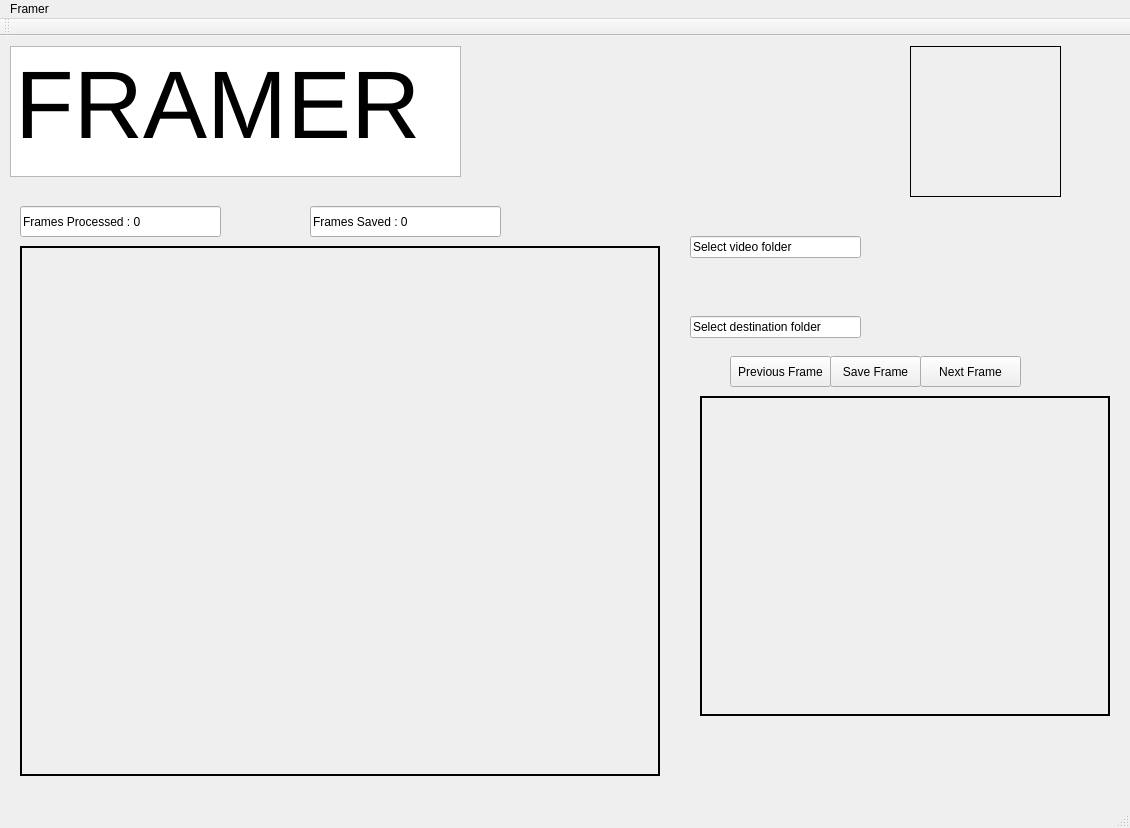
<?xml version="1.0" encoding="UTF-8"?>
<ui version="4.0">
 <class>Framer</class>
 <widget class="QMainWindow" name="Framer">
  <property name="geometry">
   <rect>
    <x>0</x>
    <y>0</y>
    <width>1130</width>
    <height>828</height>
   </rect>
  </property>
  <property name="windowTitle">
   <string>Framer</string>
  </property>
  <property name="styleSheet">
   <string notr="true"/>
  </property>
  <widget class="QWidget" name="centralWidget">
   <widget class="QPushButton" name="save_frame">
    <property name="geometry">
     <rect>
      <x>830</x>
      <y>320</y>
      <width>91</width>
      <height>31</height>
     </rect>
    </property>
    <property name="text">
     <string>Save Frame</string>
    </property>
   </widget>
   <widget class="QPushButton" name="next_frame">
    <property name="geometry">
     <rect>
      <x>920</x>
      <y>320</y>
      <width>101</width>
      <height>31</height>
     </rect>
    </property>
    <property name="text">
     <string>Next Frame</string>
    </property>
   </widget>
   <widget class="QLineEdit" name="frame_proc">
    <property name="geometry">
     <rect>
      <x>20</x>
      <y>170</y>
      <width>201</width>
      <height>31</height>
     </rect>
    </property>
    <property name="text">
     <string>Frames Processed : 0</string>
    </property>
   </widget>
   <widget class="QPushButton" name="prev_frame">
    <property name="geometry">
     <rect>
      <x>730</x>
      <y>320</y>
      <width>101</width>
      <height>31</height>
     </rect>
    </property>
    <property name="text">
     <string>Previous Frame</string>
    </property>
   </widget>
   <widget class="QLineEdit" name="lineEdit_2">
    <property name="geometry">
     <rect>
      <x>690</x>
      <y>200</y>
      <width>171</width>
      <height>22</height>
     </rect>
    </property>
    <property name="text">
     <string>Select video folder</string>
    </property>
   </widget>
   <widget class="QLineEdit" name="lineEdit_3">
    <property name="geometry">
     <rect>
      <x>690</x>
      <y>280</y>
      <width>171</width>
      <height>22</height>
     </rect>
    </property>
    <property name="text">
     <string>Select destination folder</string>
    </property>
   </widget>
   <widget class="QTextEdit" name="textEdit">
    <property name="geometry">
     <rect>
      <x>10</x>
      <y>10</y>
      <width>451</width>
      <height>131</height>
     </rect>
    </property>
    <property name="html">
     <string>&lt;!DOCTYPE HTML PUBLIC &quot;-//W3C//DTD HTML 4.0//EN&quot; &quot;http://www.w3.org/TR/REC-html40/strict.dtd&quot;&gt;
&lt;html&gt;&lt;head&gt;&lt;meta name=&quot;qrichtext&quot; content=&quot;1&quot; /&gt;&lt;style type=&quot;text/css&quot;&gt;
p, li { white-space: pre-wrap; }
&lt;/style&gt;&lt;/head&gt;&lt;body style=&quot; font-family:'Ubuntu'; font-size:11pt; font-weight:400; font-style:normal;&quot;&gt;
&lt;p style=&quot; margin-top:0px; margin-bottom:0px; margin-left:0px; margin-right:0px; -qt-block-indent:0; text-indent:0px;&quot;&gt;&lt;span style=&quot; font-family:'Sans Serif'; font-size:72pt;&quot;&gt;FRAMER&lt;/span&gt;&lt;/p&gt;&lt;/body&gt;&lt;/html&gt;</string>
    </property>
   </widget>
   <widget class="QLabel" name="image_viewer">
    <property name="enabled">
     <bool>true</bool>
    </property>
    <property name="geometry">
     <rect>
      <x>20</x>
      <y>210</y>
      <width>640</width>
      <height>530</height>
     </rect>
    </property>
    <property name="minimumSize">
     <size>
      <width>640</width>
      <height>530</height>
     </size>
    </property>
    <property name="maximumSize">
     <size>
      <width>640</width>
      <height>530</height>
     </size>
    </property>
    <property name="frameShape">
     <enum>QFrame::WinPanel</enum>
    </property>
    <property name="text">
     <string/>
    </property>
   </widget>
   <widget class="QLabel" name="logo_label">
    <property name="geometry">
     <rect>
      <x>910</x>
      <y>10</y>
      <width>151</width>
      <height>151</height>
     </rect>
    </property>
    <property name="frameShape">
     <enum>QFrame::Box</enum>
    </property>
    <property name="text">
     <string/>
    </property>
   </widget>
   <widget class="QLabel" name="prev_image">
    <property name="geometry">
     <rect>
      <x>700</x>
      <y>360</y>
      <width>410</width>
      <height>320</height>
     </rect>
    </property>
    <property name="minimumSize">
     <size>
      <width>410</width>
      <height>320</height>
     </size>
    </property>
    <property name="maximumSize">
     <size>
      <width>410</width>
      <height>320</height>
     </size>
    </property>
    <property name="frameShape">
     <enum>QFrame::WinPanel</enum>
    </property>
    <property name="text">
     <string/>
    </property>
   </widget>
   <widget class="QLineEdit" name="frame_save">
    <property name="geometry">
     <rect>
      <x>310</x>
      <y>170</y>
      <width>191</width>
      <height>31</height>
     </rect>
    </property>
    <property name="text">
     <string>Frames Saved : 0</string>
    </property>
   </widget>
  </widget>
  <widget class="QMenuBar" name="menuBar">
   <property name="geometry">
    <rect>
     <x>0</x>
     <y>0</y>
     <width>1130</width>
     <height>22</height>
    </rect>
   </property>
   <widget class="QMenu" name="menuFramer">
    <property name="title">
     <string>Framer</string>
    </property>
   </widget>
   <addaction name="menuFramer"/>
  </widget>
  <widget class="QToolBar" name="mainToolBar">
   <attribute name="toolBarArea">
    <enum>TopToolBarArea</enum>
   </attribute>
   <attribute name="toolBarBreak">
    <bool>false</bool>
   </attribute>
  </widget>
  <widget class="QStatusBar" name="statusBar"/>
 </widget>
 <layoutdefault spacing="6" margin="11"/>
 <resources/>
 <connections/>
</ui>
